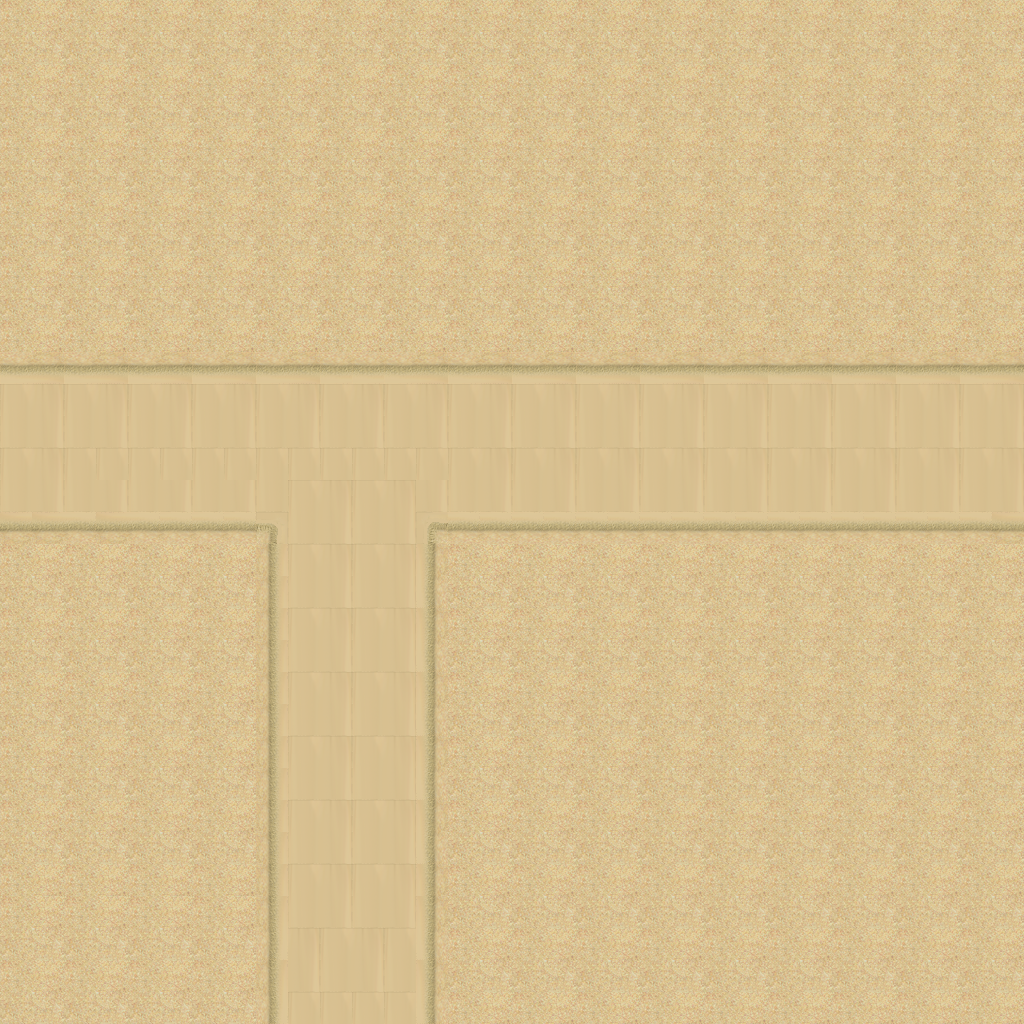

The image is a tile-based game level rendered from a .tmx file. Its description and source (layers, tilesets, objects; grid data summarised) follow:
An orthogonal 32x32 tile map with 32x32 px tiles, 1 tile layer (Tilelaag 1).

<map version="1.0" orientation="orthogonal" renderorder="right-down" width="32" height="32" tilewidth="32" tileheight="32" nextobjectid="1">
 <tileset firstgid="1" name="desert_2" tilewidth="32" tileheight="32" spacing="1" tilecount="48">
  <image source="../Images/map/desert_2.png" width="263" height="197" />
 </tileset>
 <layer name="Tilelaag 1" width="32" height="32">
  <data>[1024 cells, 1024 non-empty, 18 distinct tile ids]</data>
 </layer>
</map>
